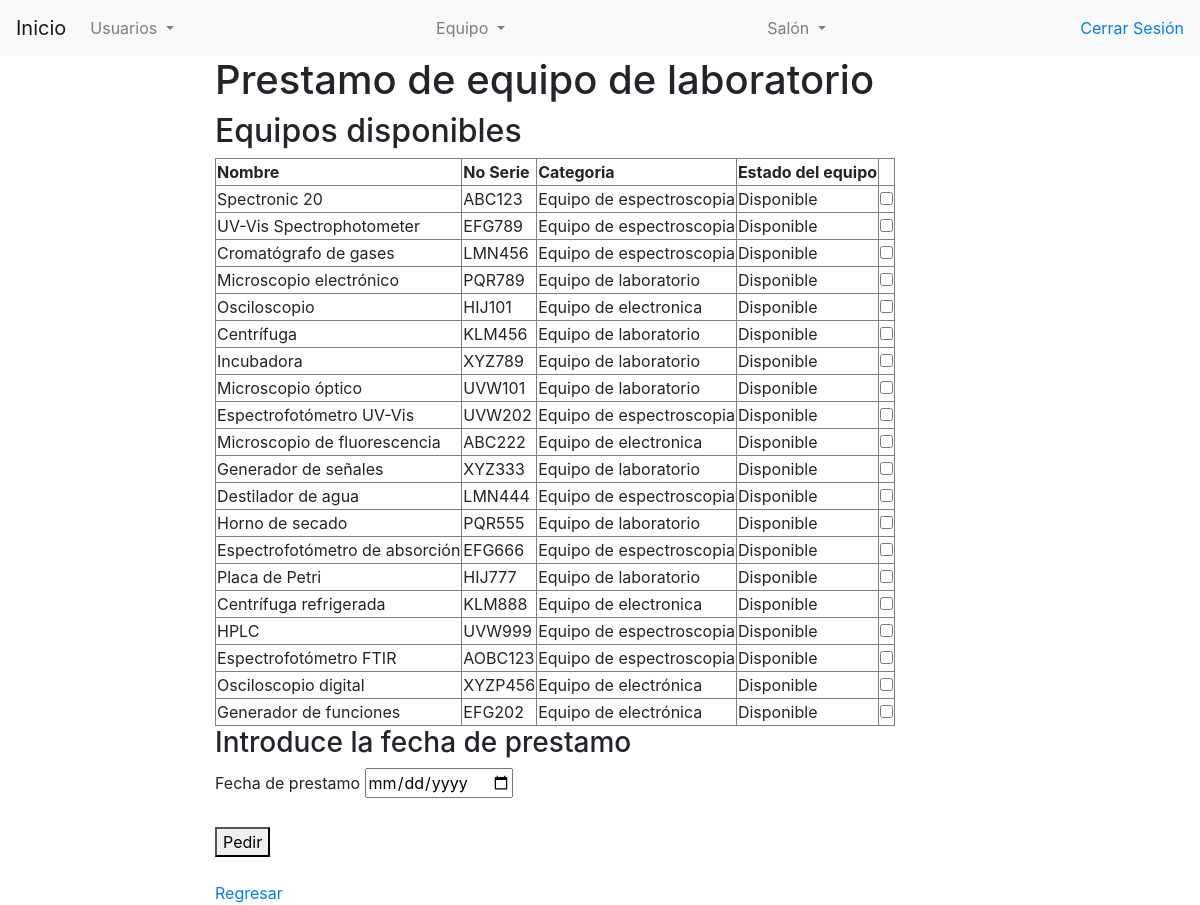
/equipo/prestamo_equipo.php (signed in), run on the app's committed database.
### tables this page shows
CREATE TABLE equipo (
    Equipo_id INT NOT NULL AUTO_INCREMENT,
    Estado_Equipo CHAR(50) NOT NULL,
    Categoria CHAR(50) NOT NULL,
    Salon_id INT NULL,
    No_Serie CHAR(100) UNIQUE NOT NULL,
    Nombre CHAR(120) NOT NULL,
    FechaDeCompra CHAR(50) NOT NULL,
    PRIMARY KEY (Equipo_id),
    FOREIGN KEY (Salon_id) REFERENCES salon (Salon_id) 
);

### impl/daoEquipoImpl.php (called while the page is built, shortened)
<?php
require_once("../entidades/Equipo.php");
class daoEquipoImpl implements daoEquipo {
    private $conexion;
    public function __construct($host, $usuario, $contrasena, $base_de_datos) {
        $this->conexion = new mysqli($host, $usuario, $contrasena, $base_de_datos);
    }
    public function getTodosEquipos() {
        $equipos = array();
        $query = "SELECT * FROM equipo";
        $result = $this->conexion->query($query);
        if ($result) {
            while ($row = $result->fetch_assoc()) {
                $equipos[] = new Equipo(
                    $row['Equipo_id'],
                    $row['Estado_Equipo'],
                    $row['Categoria'],
                    $row['Salon_id'],
                    $row['No_Serie'],
                    $row['Nombre'],
                    $row['FechaDeCompra']);
            }
        }
        return $equipos;
    }
}
?>

### entidades/Equipo.php (called while the page is built, shortened)
<?php
class Equipo {
    private $equipoId;
    private $serie;
    private $nombre;
    private $categoria;
    private $estadoE;
    public function __construct($equipoId, $estadoE, $categoria, $salon, $serie, $nombre, $fechaCompra) {
        $this->equipoId = $equipoId;
        $this->serie = $serie;
        $this->nombre = $nombre;
        $this->categoria = $categoria;
        $this->estadoE = $estadoE;
    }
    public function getSerie() {
        return $this->serie;
    }
    public function getEquipoId() {
        return $this->equipoId;
    }
    public function getNombre() {
        return $this->nombre;
    }
    public function getCategoria() {
        return $this->categoria;
    }
    public function getEstadoE() {
        return $this->estadoE;
    }
}
?>

### equipo/prestamo_equipo.php (the view, shortened to what this page needs)
<!DOCTYPE html>
<html lang="en">
<head>
    <link rel="stylesheet" href="https://cdnjs.cloudflare.com/ajax/libs/animate.css/4.1.1/animate.min.css"/>
    <link rel="stylesheet" href="https://cdn.jsdelivr.net/npm/bootstrap@4.0.0/dist/css/bootstrap.min.css">
</head>
<body>
    <nav class="navbar navbar-expand-lg navbar-light bg-light">
        <a class="navbar-brand" href="../index.php">Inicio</a>
        <div class="collapse navbar-collapse" id="navbarSupportedContent">
            <ul class="navbar-nav mr-auto">
                <li class="nav-item dropdown">
                    <a class="nav-link dropdown-toggle" href="#" id="navbarDropdown" role="button" data-toggle="dropdown" aria-haspopup="true" aria-expanded="false">
                    Usuarios
                    </a>
                </li>
            </ul>
        </div>
        <div class="collapse navbar-collapse" id="navbarSupportedContent">
            <ul class="navbar-nav mr-auto">
                <li class="nav-item dropdown">
                    <a class="nav-link dropdown-toggle" href="#" id="navbarDropdown" role="button" data-toggle="dropdown" aria-haspopup="true" aria-expanded="false">
                    Equipo
                    </a>
                </li>
            </ul>
        </div>
        <div class="collapse navbar-collapse" id="navbarSupportedContent">
            <ul class="navbar-nav mr-auto">
                <li class="nav-item dropdown">
                    <a class="nav-link dropdown-toggle" href="#" id="navbarDropdown" role="button" data-toggle="dropdown" aria-haspopup="true" aria-expanded="false">
                    Salón
                    </a>
                </li>
            </ul>
        </div>
        <a href="../cerrar_sesion.php">Cerrar Sesión</a>
    </nav>
    <div class="container-fluid text-center">
        <div class="row content">
            <div class="col-sm-2 sidenav">
            </div>
            <div class="col-sm-8 text-left">
                <h1 class="animate__animated animate__bounce">Prestamo de equipo de laboratorio</h1>
                    <h2>Equipos disponibles</h2>
                <?php
                require_once('../entidades/Equipo.php');
                require_once('../impl/daoEquipoImpl.php');
                $equipoDAO = new daoEquipoImpl("localhost", "root", "", "InventarioLab");
                $equipos = $equipoDAO->getTodosEquipos();
                ?>
                    <form method="post" action="pedir.php">
                        <?php
                            if (!empty($equipos)) {
                                echo '<table border="1">';
                                echo '<tr><th>Nombre</th><th>No Serie</th><th>Categoria</th><th>Estado del equipo</th></tr>';
                                foreach ($equipos as $equipos) {
                                    if($equipos->getEstadoE() === "Disponible"){
                                    echo '<tr>';
                                    echo '<td>' . $equipos->getNombre() . '</td>';
                                    echo '<td>' . $equipos->getSerie() . '</td>';
                                    echo '<td>' . $equipos->getCategoria() . '</td>';
                                    echo '<td>' . $equipos->getEstadoE() . '</td>';
                                    $id = $equipos->getEquipoId();
                                    echo "<td><input type='checkbox' name='opciones[]' id='$id' value='$id'><br>";
                                    echo '</tr>';
                                    }
                                }
                                echo '</table>';
                            } else {
                                echo '<p>No se encontraron equipos en la base de datos.</p>';
                            }
                        ?>
                        <h3>Introduce la fecha de prestamo</h3>
                        <label for="fechaPrestamo">Fecha de prestamo</label>
                        <input type="date" id="fechaPrestamo" name="fechaPrestamo" required min="<?php echo date('Y-m-d'); ?>"><br><br>
                        <button type="submit" name="pedir" value="pedir">Pedir</button>
                    </form>
                    <br>
                    <a href=../flujo_ventanas.php>Regresar</a>
            </div>
            <div class="col-sm-2 sidenav">
            </div>
        </div>
    </div>
</body>
</html>

### data on the page
equipo: Nombre "Spectronic 20", No_Serie "ABC123", Categoria "Equipo de espectroscopia", Estado_Equipo "Disponible"
equipo: Nombre "UV-Vis Spectrophotometer", No_Serie "EFG789", Categoria "Equipo de espectroscopia", Estado_Equipo "Disponible"
equipo: Nombre "Cromatógrafo de gases", No_Serie "LMN456", Categoria "Equipo de espectroscopia", Estado_Equipo "Disponible"
equipo: Nombre "Microscopio electrónico", No_Serie "PQR789", Categoria "Equipo de laboratorio", Estado_Equipo "Disponible"
equipo: Nombre "Osciloscopio", No_Serie "HIJ101", Categoria "Equipo de electronica", Estado_Equipo "Disponible"
equipo: Nombre "Centrífuga", No_Serie "KLM456", Categoria "Equipo de laboratorio", Estado_Equipo "Disponible"
equipo: Nombre "Incubadora", No_Serie "XYZ789", Categoria "Equipo de laboratorio", Estado_Equipo "Disponible"
equipo: Nombre "Microscopio óptico", No_Serie "UVW101", Categoria "Equipo de laboratorio", Estado_Equipo "Disponible"
equipo: Nombre "Espectrofotómetro UV-Vis", No_Serie "UVW202", Categoria "Equipo de espectroscopia", Estado_Equipo "Disponible"
equipo: Nombre "Microscopio de fluorescencia", No_Serie "ABC222", Categoria "Equipo de electronica", Estado_Equipo "Disponible"
equipo: Nombre "Generador de señales", No_Serie "XYZ333", Categoria "Equipo de laboratorio", Estado_Equipo "Disponible"
equipo: Nombre "Destilador de agua", No_Serie "LMN444", Categoria "Equipo de espectroscopia", Estado_Equipo "Disponible"
equipo: Nombre "Horno de secado", No_Serie "PQR555", Categoria "Equipo de laboratorio", Estado_Equipo "Disponible"
equipo: Nombre "Espectrofotómetro de absorción", No_Serie "EFG666", Categoria "Equipo de espectroscopia", Estado_Equipo "Disponible"
equipo: Nombre "Placa de Petri", No_Serie "HIJ777", Categoria "Equipo de laboratorio", Estado_Equipo "Disponible"
equipo: Nombre "Centrífuga refrigerada", No_Serie "KLM888", Categoria "Equipo de electronica", Estado_Equipo "Disponible"
equipo: Nombre "HPLC", No_Serie "UVW999", Categoria "Equipo de espectroscopia", Estado_Equipo "Disponible"
equipo: Nombre "Espectrofotómetro FTIR", No_Serie "AOBC123", Categoria "Equipo de espectroscopia", Estado_Equipo "Disponible"
equipo: Nombre "Osciloscopio digital", No_Serie "XYZP456", Categoria "Equipo de electrónica", Estado_Equipo "Disponible"
equipo: Nombre "Generador de funciones", No_Serie "EFG202", Categoria "Equipo de electrónica", Estado_Equipo "Disponible"
